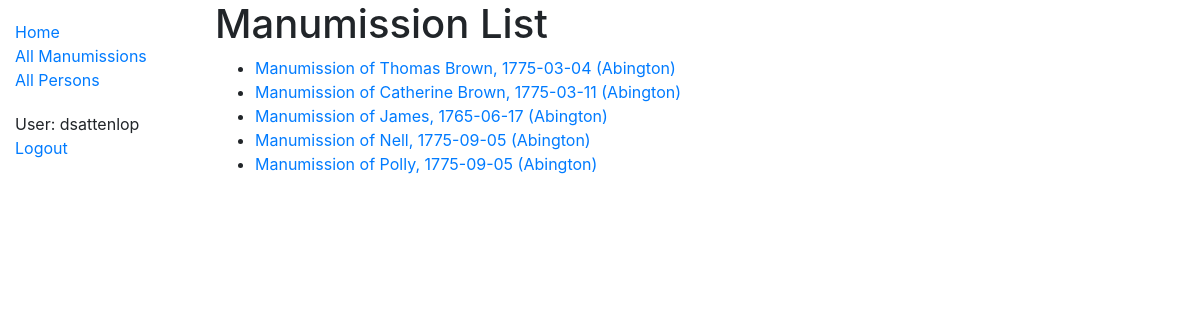
Page /catalog/manumissions/ (signed in) on the committed database.
### catalog/models.py (models this page shows)
class Manumission(models.Model):
    title = models.CharField(max_length=300, null=True)
    date_of_manumission_signing = models.DateField(null=True, blank=True)
    image_name = models.ForeignKey('Image_Name', on_delete=models.SET_NULL, null=True)
    person = models.ManyToManyField(Person, help_text="Select Persons for this Manumission")
    monthly_meeting = models.ForeignKey('Monthly_Meeting', on_delete=models.SET_NULL, null=True)
    page_number = models.ForeignKey('Page_Number', on_delete=models.SET_NULL, null=True)
    call_number = models.ForeignKey('Call_Number', on_delete=models.SET_NULL, null=True)
    def display_person(self):
        """Create a string for the Person. This is required to display persons in Admin."""
        return ', '.join(person.first_name for person in self.person.all()[:3])
    display_person.short_description = 'Persons involved in Manumission'
    def get_absolute_url(self):
        return reverse('manumission-detail', args=[str(self.id)])
    def __str__(self):
        return self.title

### catalog/views.py (the view)
# urls.py: path('manumissions/', views.ManumissionListView.as_view(), name='manumissions'),
class ManumissionListView(generic.ListView):
    model = Manumission
    paginate_by = 10

### catalog/models.py (called while the page is built)
    def __str__(self):
        return self.monthly_meeting

### catalog/templates/catalog/manumission_list.html
{% extends "base_generic.html" %}
{% block content %}
<h1>Manumission List</h1>
{% if manumission_list %}
  <ul>
  {% for manumission in manumission_list %}
    <li>
      <a href="{{ manumission.get_absolute_url }}">
      {{ manumission }} ({{manumission.monthly_meeting}})
      </a>
    </li>
  {% endfor %}
  </ul>
{% else %}
  <p>There are no Manumissions in the library.</p>
{% endif %}
{% endblock %}

### catalog/templates/base_generic.html (shortened to what this page needs)
<!DOCTYPE html>
<html lang="en">
<head>
  <link rel="stylesheet" href="https://stackpath.bootstrapcdn.com/bootstrap/4.1.3/css/bootstrap.min.css">
  {% load static %}
  <link rel="stylesheet" href="{% static 'css/styles.css' %}">
</head>
<body>
  <div class="container-fluid">
    <div class="row">
      <div class="col-sm-2">
      {% block sidebar %}
        <ul class="sidebar-nav">
          <li><a href="{% url 'index' %}">Home</a></li>
          <li><a href="{% url 'manumissions' %}">All Manumissions</a></li>
          <li><a href="{% url 'persons' %}">All Persons</a></li>
        </ul>
        <ul class="sidebar-nav">
          {% if user.is_authenticated %}
            <li>User: {{ user.get_username }}</li>
            <li><a href="{% url 'logout'%}?next={{request.path}}">Logout</a></li>
          {% else %}
            <li><a href="{% url 'login'%}?next={{request.path}}">Login</a></li>
          {% endif %}
         </ul>
     {% endblock %}
      </div>
      <div class="col-sm-10 ">
      {% block content %}{% endblock %}
    </div>
  </div>
</div>
</body>
</html>

### catalog/static/css/styles.css (style rules this page uses)
.sidebar-nav { margin-top: 20px; padding: 0; list-style: none; }

### rows in the picture
Manumission: title "Manumission of Thomas Brown, 1775-03-04", monthly_meeting "Abington"
Manumission: title "Manumission of Catherine Brown, 1775-03-11", monthly_meeting "Abington"
Manumission: title "Manumission of James, 1765-06-17", monthly_meeting "Abington"
Manumission: title "Manumission of Nell, 1775-09-05", monthly_meeting "Abington"
Manumission: title "Manumission of Polly, 1775-09-05", monthly_meeting "Abington"

### other values in the picture
{{ user.get_username }} "dsattenlop"
